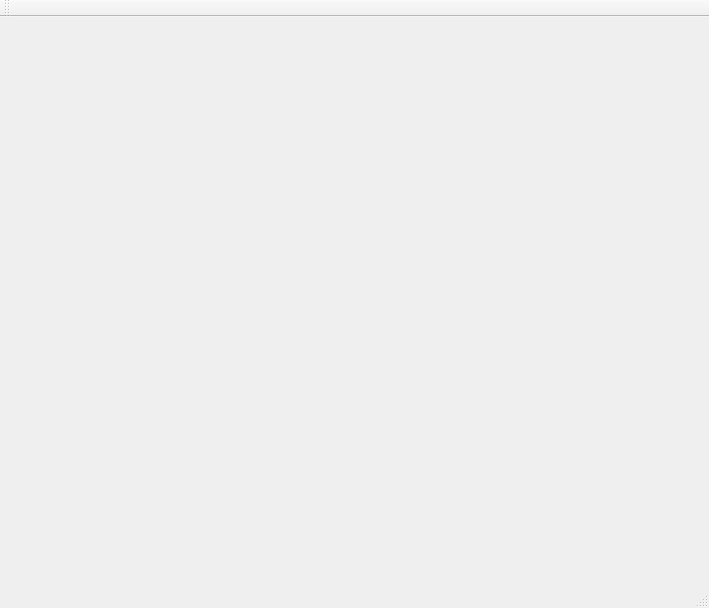
<?xml version="1.0" encoding="UTF-8"?>
<ui version="4.0">
 <class>MainWindow</class>
 <widget class="QMainWindow" name="MainWindow">
  <property name="geometry">
   <rect>
    <x>0</x>
    <y>0</y>
    <width>709</width>
    <height>608</height>
   </rect>
  </property>
  <property name="windowTitle">
   <string>MainWindow</string>
  </property>
  <widget class="QWidget" name="centralWidget"/>
  <widget class="QMenuBar" name="menuBar">
   <property name="geometry">
    <rect>
     <x>0</x>
     <y>0</y>
     <width>709</width>
     <height>22</height>
    </rect>
   </property>
  </widget>
  <widget class="QToolBar" name="mainToolBar">
   <attribute name="toolBarArea">
    <enum>TopToolBarArea</enum>
   </attribute>
   <attribute name="toolBarBreak">
    <bool>false</bool>
   </attribute>
  </widget>
  <widget class="QStatusBar" name="statusBar"/>
 </widget>
 <layoutdefault spacing="6" margin="11"/>
 <resources/>
 <connections/>
</ui>
